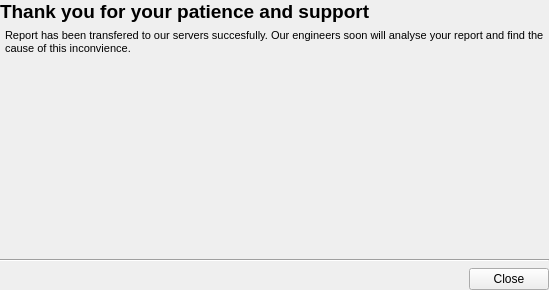
<?xml version="1.0" encoding="UTF-8"?>
<ui version="4.0">
 <class>ZECRWindowTransferCompleted</class>
 <widget class="QWidget" name="ZECRWindowTransferCompleted">
  <property name="geometry">
   <rect>
    <x>0</x>
    <y>0</y>
    <width>549</width>
    <height>290</height>
   </rect>
  </property>
  <property name="windowTitle">
   <string>Form</string>
  </property>
  <layout class="QVBoxLayout" name="verticalLayout">
   <property name="leftMargin">
    <number>0</number>
   </property>
   <property name="topMargin">
    <number>0</number>
   </property>
   <property name="rightMargin">
    <number>0</number>
   </property>
   <property name="bottomMargin">
    <number>0</number>
   </property>
   <item>
    <widget class="QLabel" name="label_2">
     <property name="font">
      <font>
       <pointsize>10</pointsize>
       <weight>75</weight>
       <bold>true</bold>
      </font>
     </property>
     <property name="text">
      <string>&lt;html&gt;&lt;head/&gt;&lt;body&gt;&lt;p&gt;&lt;span style=&quot; font-size:14pt;&quot;&gt;Thank you for your patience and support&lt;/span&gt;&lt;/p&gt;&lt;/body&gt;&lt;/html&gt;</string>
     </property>
    </widget>
   </item>
   <item>
    <widget class="QLabel" name="label_3">
     <property name="text">
      <string>&lt;!DOCTYPE HTML PUBLIC &quot;-//W3C//DTD HTML 4.0//EN&quot; &quot;http://www.w3.org/TR/REC-html40/strict.dtd&quot;&gt;
&lt;html&gt;&lt;head&gt;&lt;meta name=&quot;qrichtext&quot; content=&quot;1&quot; /&gt;&lt;style type=&quot;text/css&quot;&gt;
p, li { white-space: pre-wrap; }
&lt;/style&gt;&lt;/head&gt;&lt;body style=&quot; font-family:'MS Shell Dlg 2'; font-size:8pt; font-weight:400; font-style:normal;&quot;&gt;
&lt;p style=&quot; margin-top:0px; margin-bottom:0px; margin-left:0px; margin-right:0px; -qt-block-indent:0; text-indent:0px;&quot;&gt;Report has been transfered to our servers succesfully. Our engineers soon will analyse your report and find the cause of this inconvience.&lt;/p&gt;&lt;/body&gt;&lt;/html&gt;</string>
     </property>
     <property name="wordWrap">
      <bool>true</bool>
     </property>
     <property name="indent">
      <number>5</number>
     </property>
    </widget>
   </item>
   <item>
    <spacer name="verticalSpacer">
     <property name="orientation">
      <enum>Qt::Vertical</enum>
     </property>
     <property name="sizeHint" stdset="0">
      <size>
       <width>20</width>
       <height>40</height>
      </size>
     </property>
    </spacer>
   </item>
   <item>
    <widget class="Line" name="line">
     <property name="orientation">
      <enum>Qt::Horizontal</enum>
     </property>
    </widget>
   </item>
   <item>
    <layout class="QHBoxLayout" name="horizontalLayout">
     <item>
      <spacer name="horizontalSpacer">
       <property name="orientation">
        <enum>Qt::Horizontal</enum>
       </property>
       <property name="sizeHint" stdset="0">
        <size>
         <width>40</width>
         <height>20</height>
        </size>
       </property>
      </spacer>
     </item>
     <item>
      <widget class="QPushButton" name="btnClose">
       <property name="text">
        <string>Close</string>
       </property>
      </widget>
     </item>
    </layout>
   </item>
  </layout>
 </widget>
 <resources/>
 <connections/>
</ui>
